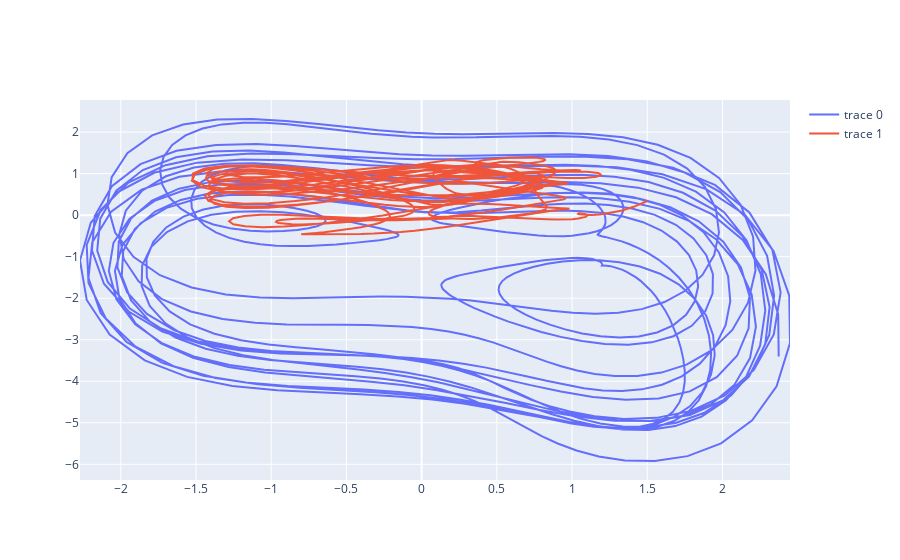

The cell this chart's notebook holds for it:
### Code cell
stateA0 = asarray([0.15,0.25])
stateB0 = asarray([1.5,0.34])
stateA,stateB = simulation.evolveAB(dufffingOscillator,dufffingOscillator,stateA0,stateB0,couplingA=coupling1,couplingB=coupling2,stabilizerB=stabilizer,time=time,delTime=delTime,tail=tail)

### Figure 1 — Plotly figure (JSON) as saved in the notebook; plotly's stock layout.template omitted (floating-point values rounded to 4 significant figures; data arrays with more than 128 entries replaced by an {"elided": "..."} marker saying what was removed)
{"data": [{"mode": "lines", "type": "scatter", "x": {"elided": "1000 float values"}, "y": {"elided": "1000 float values"}}, {"mode": "lines", "type": "scatter", "x": {"elided": "1000 float values"}, "y": {"elided": "1000 float values"}}], "layout": {}}
